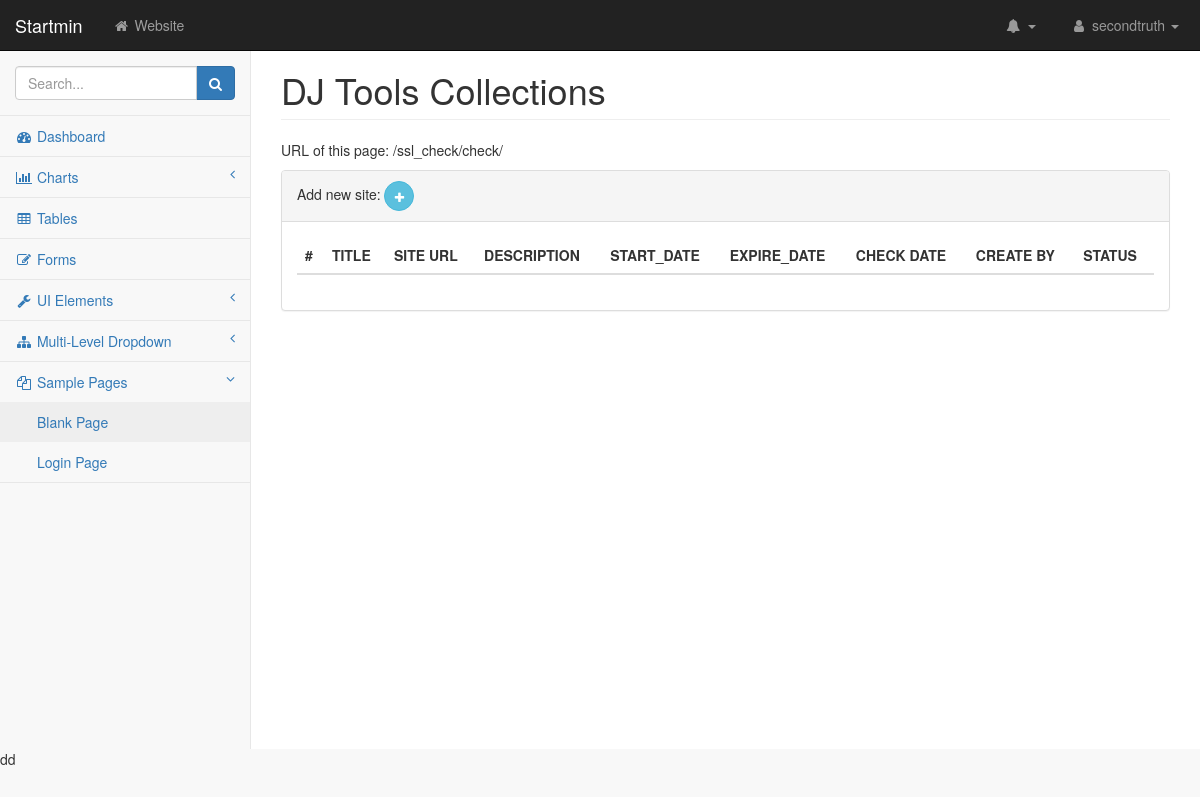
The app's page /ssl_check/check/, older data.
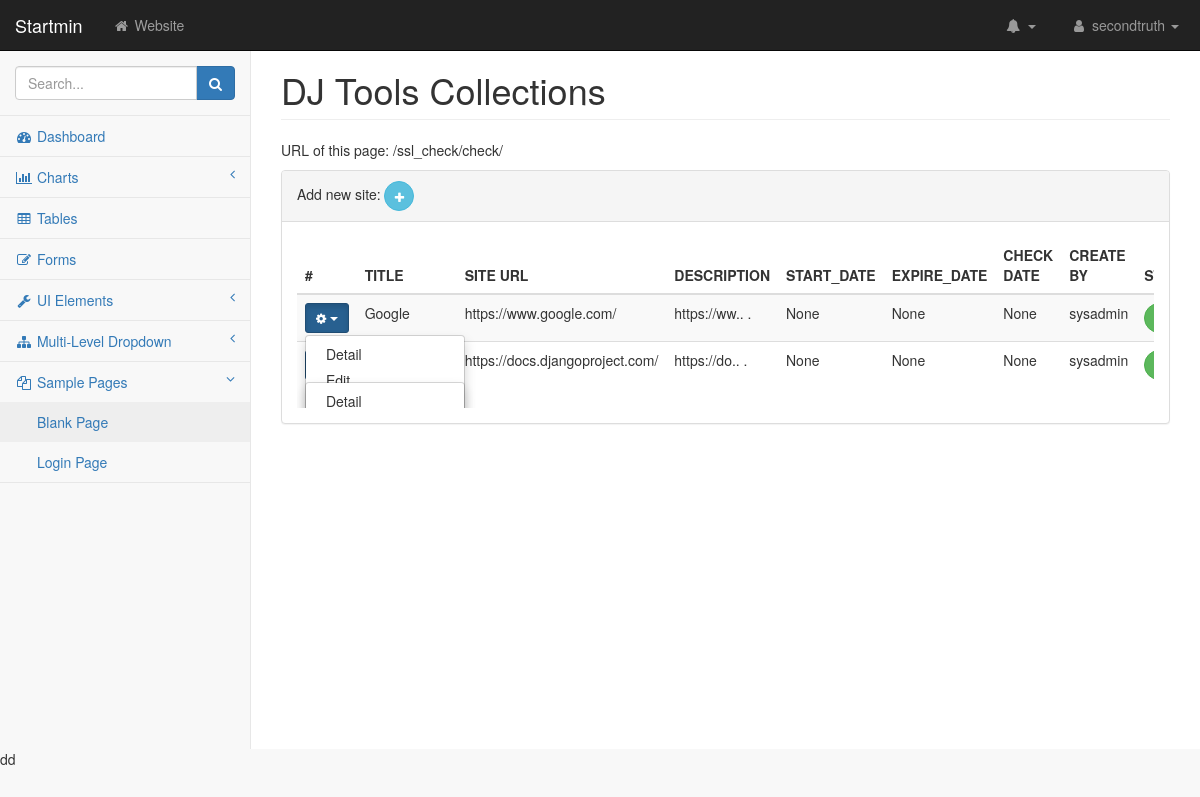
The same page, newer data.
### sslapp/models.py (models this page shows, shortened)
class sslSiteModel(models.Model):
    ssl_title = models.CharField(max_length=100)
    ssl_site = models.URLField()
    ssl_desc = models.TextField()
    ssl_create_date = models.DateField(null=True, blank=True)
    ssl_expiry_date = models.DateField(null=True, blank=True)
    ssl_last_check = models.DateField(null=True, blank=True)
    ssl_author = models.ForeignKey(User,on_delete=models.CASCADE)
    ssl_status = models.IntegerField(default=1)

### sslapp/views.py (the view)
# urls.py: path('check/', SslCheckList.as_view(), name='sslapp-sslcheck'),
class SslCheckList(ListView):
   model = sslSiteModel
   template_name = 'sslapp/ssl_check.html'
   context_object_name = 'sslcheckList'

### sslapp/templates/sslapp/ssl_check.html (shortened to what this page needs)
{% extends 'service/base.html' %}
{% block  content %}
    <div >
        <div class="panel panel-default">
            <div class="panel-heading">
                Add new site:  <button id="create_check" type="button" class="btn btn-info btn-circle">
                <i class="fa fa-plus"></i>
                </button>
            </div>
            <div class="panel-body">
                <div class="table-responsive">
                    <table class="table table-striped">
                        <thead>
                            <tr>
                                <th>#</th>
                                <th>TITLE</th>
                                <th>SITE URL</th>
                                <th>DESCRIPTION</th>
                                <th>START_DATE</th>
                                <th>EXPIRE_DATE</th>
                                <th>CHECK DATE</th>
                                <th>CREATE BY</th>
                                <th>STATUS</th>
                            </tr>
                        </thead>
                        <tbody>
                            {% for  sslcheck in  sslcheckList %}
                                <tr>
                                    <td><div class="btn-group open">
                                        <button type="button" class="btn btn-primary btn-sm dropdown-toggle" data-toggle="dropdown" aria-expanded="true">
                                            <i class="fa fa-gear"></i> <span class="caret"></span>
                                        </button>
                                        <ul class="dropdown-menu" role="menu">
                                            <li><a href="#">Detail</a>
                                            </li>
                                            <li><a href="#">Edit</a>
                                            </li>
                                        </ul>
                                    </div>
                                    </td>
                                    <td>{{ sslcheck.ssl_title }}</td>
                                    <td>{{ sslcheck.ssl_site }}</td>
                                    <td>{{ sslcheck.ssl_desc|slice:":10" }}.. .</td>
                                    <td>{{ sslcheck.ssl_create_date }}</td>
                                    <td>{{ sslcheck.ssl_expiry_date }}</td>
                                    <td>{{ sslcheck.ssl_last_check }}</td>
                                    <td>{{ sslcheck.ssl_author }}</td>
                                    <td>
                                        {% if sslcheck.ssl_status > 0 %}
                                            <button type="button" class="btn btn-success btn-circle"></button>
                                        {% else %}
                                            <button type="button" class="btn btn-danger btn-circle"><i class="fa fa-times"></i></button>
                                        {% endif %}
                                    </td>
                                </tr>
                            {% endfor %}
                        </tbody>
                    </table>
                </div>
            </div>
        </div>
    </div>
</div>
{% endblock content %}

### service/templates/service/base.html (shortened to what this page needs)
{% load static %}
<!DOCTYPE html>
<html lang="en">
    <head>
        <link href="{% static 'service/css/bootstrap.min.css' %}" rel="stylesheet">
        <link href="{% static 'service/css/metisMenu.min.css' %}" rel="stylesheet">
        <link href="{% static 'service/css/startmin.css' %}" rel="stylesheet">
        <link href="{% static 'service/css/font-awesome.min.css' %}" rel="stylesheet" type="text/css">
        <link href="{% static 'service/css/timeline.css' %}" rel="stylesheet">
    </head>
    <body>
        <div id="wrapper">
            <nav class="navbar navbar-inverse navbar-fixed-top" role="navigation">
                <div class="navbar-header">
                    <a class="navbar-brand" href="index.html">Startmin</a>
                </div>
                <ul class="nav navbar-nav navbar-left navbar-top-links">
                    <li><a href="#"><i class="fa fa-home fa-fw"></i> Website</a></li>
                </ul>
                <ul class="nav navbar-right navbar-top-links">
                    <li class="dropdown navbar-inverse">
                        <a class="dropdown-toggle" data-toggle="dropdown" href="#">
                            <i class="fa fa-bell fa-fw"></i> <b class="caret"></b>
                        </a>
                    </li>
                    <li class="dropdown">
                        <a class="dropdown-toggle" data-toggle="dropdown" href="#">
                            <i class="fa fa-user fa-fw"></i> secondtruth <b class="caret"></b>
                        </a>
                    </li>
                </ul>
                <div class="navbar-default sidebar" role="navigation">
                    <div class="sidebar-nav navbar-collapse">
                        <ul class="nav" id="side-menu">
                            <li class="sidebar-search">
                                <div class="input-group custom-search-form">
                                    <input type="text" class="form-control" placeholder="Search...">
                                    <span class="input-group-btn">
                                        <button class="btn btn-primary" type="button">
                                            <i class="fa fa-search"></i>
                                        </button>
                                    </span>
                                </div>
                            </li>
                            <li>
                                <a href="index.html"><i class="fa fa-dashboard fa-fw"></i> Dashboard</a>
                            </li>
                            <li>
                                <a href="#"><i class="fa fa-bar-chart-o fa-fw"></i> Charts<span class="fa arrow"></span></a>
                            </li>
                            <li>
                                <a href="tables.html"><i class="fa fa-table fa-fw"></i> Tables</a>
                            </li>
                            <li>
                                <a href="forms.html"><i class="fa fa-edit fa-fw"></i> Forms</a>
                            </li>
                            <li>
                                <a href="#"><i class="fa fa-wrench fa-fw"></i> UI Elements<span class="fa arrow"></span></a>
                            </li>
                            <li>
                                <a href="#"><i class="fa fa-sitemap fa-fw"></i> Multi-Level Dropdown<span class="fa arrow"></span></a>
                            </li>
                            <li class="active">
                                <a href="#"><i class="fa fa-files-o fa-fw"></i> Sample Pages<span class="fa arrow"></span></a>
                                <ul class="nav nav-second-level">
                                    <li>
                                        <a class="active" href="blank.html">Blank Page</a>
                                    </li>
                                    <li>
                                        <a href="login.html">Login Page</a>
                                    </li>
                                </ul>
                            </li>
                        </ul>
                    </div>
                </div>
            </nav>
            <div id="page-wrapper">
                <div class="container-fluid">
                    <div class="row">
                        <div class="col-lg-12">
                            <h1 class="page-header">DJ Tools Collections</h1>
                            <p>URL of this page: {{ request.get_full_path }}</p>
                        </div>
                    </div>
                    {% block content %}{% endblock content %}
                </div>dd
            </div>
    </body>
</html>

### service/static/service/css/startmin.css (style rules this page uses)
body { background-color: #f8f8f8; }
#wrapper { width: 100%; }
#page-wrapper { padding-top: 30px; min-height: 568px; background-color: #fff; }
@media (min-width:768px) { #page-wrapper { position: inherit; margin-left: 250px; padding: 30px 15px 0 15px; border-left: 1px solid #e7e7e7; } }
.navbar-header { float: left; }
.navbar-left { float: left; }
.navbar-right { text-align: right; }
.navbar-top-links { margin: 0; }
.navbar-top-links li { display: inline-block; }
.navbar-top-links li:last-child { margin-right: 6px; }
.navbar-top-links li a { padding: 15px; min-height: 50px; }
.navbar-top-links>li>a { color: #999; }
.sidebar .sidebar-nav.navbar-collapse { padding-right: 0; padding-left: 0; }
.sidebar .sidebar-search { padding: 15px; }
.sidebar ul li { border-bottom: 1px solid #e7e7e7; }
.sidebar ul li a.active { background-color: #eee; }
.sidebar .arrow { float: right; }
.sidebar .fa.arrow:before { content: "\f104"; }
.sidebar .active>a>.fa.arrow:before { content: "\f107"; }
.sidebar .nav-second-level li, .sidebar .nav-third-level li { border-bottom: 0!important; }
.sidebar .nav-second-level li a { padding-left: 37px; }
@media (min-width:768px) { .sidebar { z-index: 1; position: absolute; width: 250px; margin-top: 51px; } }
.btn-circle { width: 30px; height: 30px; padding: 6px 0; border-radius: 15px; text-align: center; font-size: 12px; line-height: 1.428571429; }

Row changes from the older to the newer data that the page shows:
added sslSiteModel: ssl_title "Google", ssl_site "https://www.google.com/", ssl_desc "https://ww", ssl_create_date "None", ssl_expiry_date "None", ssl_last_check "None", ssl_author "sysadmin"
added sslSiteModel: ssl_site "https://docs.djangoproject.com/", ssl_desc "https://do", ssl_create_date "None", ssl_expiry_date "None", ssl_last_check "None", ssl_author "sysadmin"
